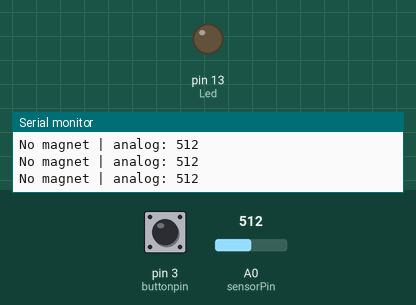
Simulated run of this sketch. Board: Arduino Uno, built with avr-gcc and run on an emulated ATmega328P. Parts: output pins drawn as LEDs (lit = HIGH), the last lines printed to the serial monitor. The test bench sets the inputs (shaded band); at power-on: pin 3 (buttonpin) LOW, A0 (sensorPin) = 512.

Above: at 1.2 s.
1.3 s: pin 3 (buttonpin) pulled HIGH for 0.25 s
At 1.5 s:
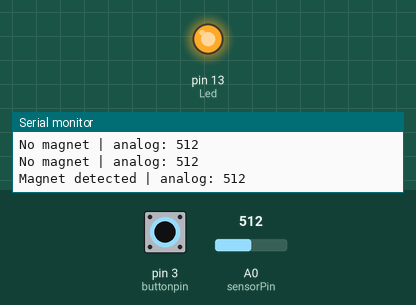
3.1 s: pin 3 (buttonpin) pulled HIGH for 3.2 s
At 7.3 s:
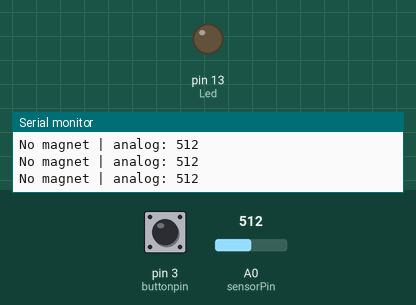
Timing chart, 0 to 8.8 s (numbered marks = the images above; inputs shaded):
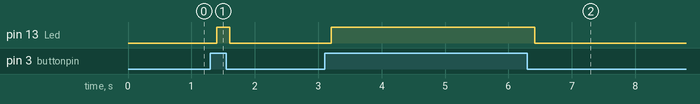

The sketch:

lesson_17_reed_switch.ino
```cpp
// Reed switch module - DO→D3, AO→A0, LED on D13
int Led = 13;
int buttonpin = 3;
int sensorPin = A0;
int val;

void setup() {
  pinMode(Led, OUTPUT);
  pinMode(buttonpin, INPUT);
  Serial.begin(9600);
}

void loop() {
  val = digitalRead(buttonpin);
  int analogVal = analogRead(sensorPin);
  if (val == HIGH) {
    digitalWrite(Led, HIGH);
    Serial.print("Magnet detected | analog: ");
  } else {
    digitalWrite(Led, LOW);
    Serial.print("No magnet | analog: ");
  }
  Serial.println(analogVal);
  delay(200);
}
```

Measured:
- after the input at 1.3 s, pin 13 (Led): LOW → HIGH after 0.10 s, → LOW 0.20 s later
- after the input at 3.1 s, pin 13 (Led): LOW → HIGH after 0.11 s, → LOW 3.2 s later
